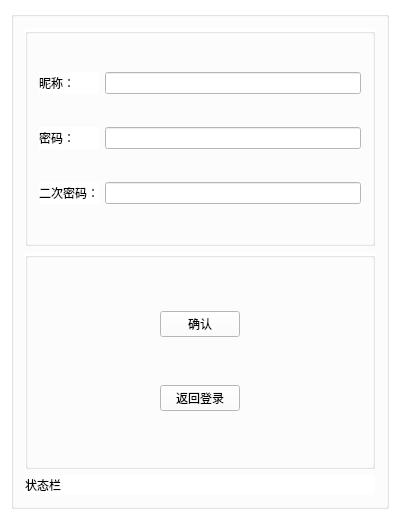
<?xml version="1.0" encoding="UTF-8"?>
<ui version="4.0">
 <class>RegisterClass</class>
 <widget class="QWidget" name="RegisterClass">
  <property name="geometry">
   <rect>
    <x>0</x>
    <y>0</y>
    <width>400</width>
    <height>520</height>
   </rect>
  </property>
  <property name="windowTitle">
   <string>注册</string>
  </property>
  <property name="styleSheet">
   <string notr="true">background-color: rgb(255, 255, 255);</string>
  </property>
  <layout class="QGridLayout" name="gridLayout_3">
   <item row="0" column="0">
    <widget class="QGroupBox" name="groupBox">
     <property name="title">
      <string/>
     </property>
     <layout class="QVBoxLayout" name="verticalLayout">
      <item>
       <widget class="QGroupBox" name="groupBox_2">
        <property name="title">
         <string/>
        </property>
        <layout class="QGridLayout" name="gridLayout">
         <item row="0" column="0">
          <widget class="QLabel" name="label">
           <property name="text">
            <string>昵称：</string>
           </property>
          </widget>
         </item>
         <item row="0" column="1">
          <widget class="QLineEdit" name="username"/>
         </item>
         <item row="1" column="0">
          <widget class="QLabel" name="label_2">
           <property name="text">
            <string>密码：</string>
           </property>
          </widget>
         </item>
         <item row="1" column="1">
          <widget class="QLineEdit" name="password"/>
         </item>
         <item row="2" column="0">
          <widget class="QLabel" name="label_3">
           <property name="text">
            <string>二次密码：</string>
           </property>
          </widget>
         </item>
         <item row="2" column="1">
          <widget class="QLineEdit" name="password2"/>
         </item>
        </layout>
       </widget>
      </item>
      <item>
       <widget class="QGroupBox" name="groupBox_3">
        <property name="title">
         <string/>
        </property>
        <layout class="QGridLayout" name="gridLayout_2">
         <item row="0" column="0">
          <spacer name="horizontalSpacer">
           <property name="orientation">
            <enum>Qt::Horizontal</enum>
           </property>
           <property name="sizeHint" stdset="0">
            <size>
             <width>40</width>
             <height>20</height>
            </size>
           </property>
          </spacer>
         </item>
         <item row="0" column="1">
          <widget class="QPushButton" name="reg">
           <property name="text">
            <string>确认</string>
           </property>
          </widget>
         </item>
         <item row="0" column="2">
          <spacer name="horizontalSpacer_2">
           <property name="orientation">
            <enum>Qt::Horizontal</enum>
           </property>
           <property name="sizeHint" stdset="0">
            <size>
             <width>40</width>
             <height>20</height>
            </size>
           </property>
          </spacer>
         </item>
         <item row="1" column="0">
          <spacer name="horizontalSpacer_3">
           <property name="orientation">
            <enum>Qt::Horizontal</enum>
           </property>
           <property name="sizeHint" stdset="0">
            <size>
             <width>40</width>
             <height>20</height>
            </size>
           </property>
          </spacer>
         </item>
         <item row="1" column="1">
          <widget class="QPushButton" name="login">
           <property name="text">
            <string>返回登录</string>
           </property>
          </widget>
         </item>
         <item row="1" column="2">
          <spacer name="horizontalSpacer_4">
           <property name="orientation">
            <enum>Qt::Horizontal</enum>
           </property>
           <property name="sizeHint" stdset="0">
            <size>
             <width>110</width>
             <height>20</height>
            </size>
           </property>
          </spacer>
         </item>
        </layout>
       </widget>
      </item>
      <item>
       <widget class="QLabel" name="status">
        <property name="maximumSize">
         <size>
          <width>500</width>
          <height>20</height>
         </size>
        </property>
        <property name="text">
         <string>状态栏</string>
        </property>
       </widget>
      </item>
     </layout>
    </widget>
   </item>
  </layout>
 </widget>
 <layoutdefault spacing="6" margin="11"/>
 <resources/>
 <connections/>
</ui>
